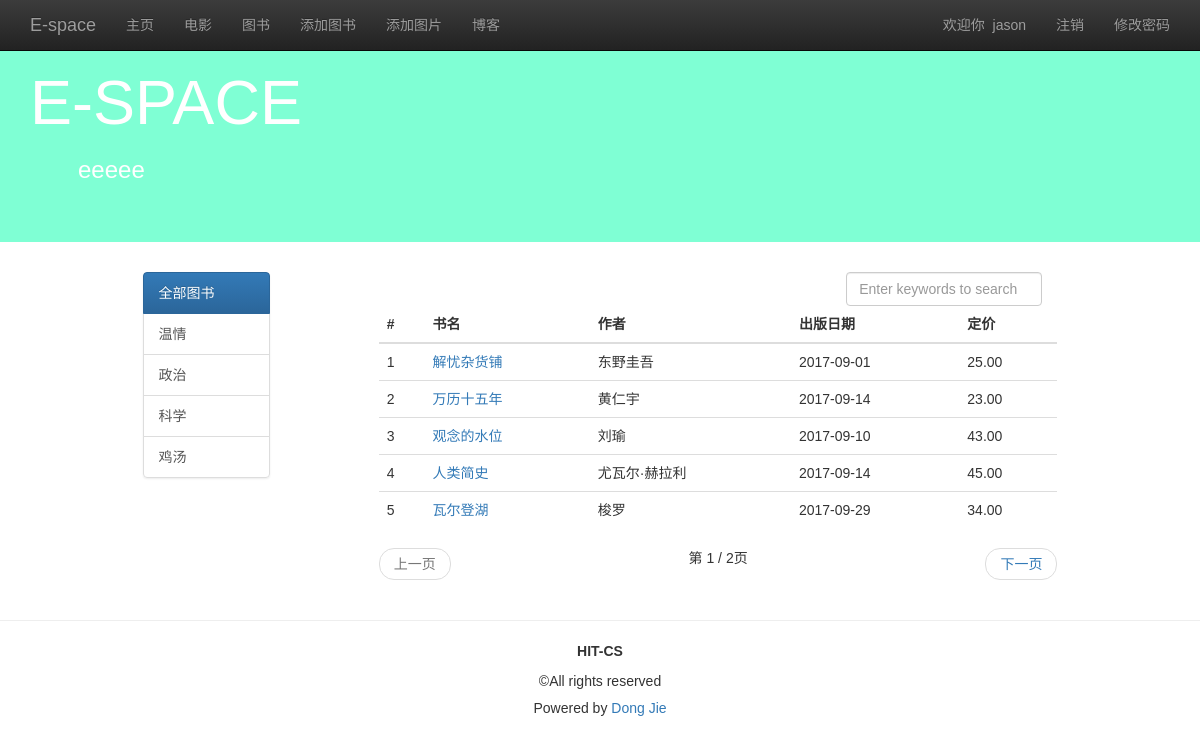
/books/ (signed in), run on the app's committed database.
### blog/models.py (models this page shows, shortened)
class MyUser(models.Model):
    user = models.OneToOneField(User)
    nickname = models.CharField(max_length=16)
    permission = models.IntegerField(default=1)

class Book(models.Model):
    name = models.CharField(max_length=128)
    price = models.FloatField()
    author = models.CharField(max_length=128)
    publish_date = models.DateField()
    category = models.CharField(max_length=128)
    class META:
        ordering = ['name']

### blog/views.py (the view)
# urls.py: url(r'^books/$', view_book_list, name='view_book_list'),
def view_book_list(request):
    user = request.user if request.user.is_authenticated() else None
    category_list = Book.objects.values_list('category', flat=True).distinct()
    query_category = request.GET.get('category', 'all')
    if (not query_category) or Book.objects.filter(category=query_category).count() is 0:
        query_category = 'all'
        book_list = Book.objects.all()
    else:
        book_list = Book.objects.filter(category=query_category)
    if request.method == 'POST':
        keyword = request.POST.get('keyword', '')
        book_list = Book.objects.filter(name__contains=keyword)
        query_category = 'all'
    paginator = Paginator(book_list, 5)
    page = request.GET.get('page')
    try:
        book_list = paginator.page(page)
    except PageNotAnInteger:
        book_list = paginator.page(1)
    except EmptyPage:
        book_list = paginator.page(paginator.num_pages)
    content = {
        'user': user,
        'active_menu': 'view_book',
        'category_list': category_list,
        'query_category': query_category,
        'book_list': book_list,
    }
    return render(request, 'view_book_list.html', content)

### template/view_book_list.html (shortened to what this page needs)
{% extends "blog_list.html" %}
{% load staticfiles %}
{% block content %}
    <div class="container">
        <div class="row">
            <div class="col-md-10 col-md-offset-1">
                <div class="col-md-2">
                    <div class="list-group">
                        <a href="{% url 'view_book_list' %}" class="list-group-item" id="id_category_all">
                            全部图书
                        </a>
                        {% for category in category_list %}
                            <a href="{% url 'view_book_list' %}?category={{ category }}" class="list-group-item"
                               id="id_category_{{ category }}">
                                {{ category }}
                            </a>
                        {% endfor %}
                    </div>
                </div>
                <div class="col-md-9 col-md-offset-1">
                    <div class="col-md-4 col-md-offset-8">
                        <form role="form" method="post" name="search_form">
                            <input type="search" class="form-control" name="keyword"
                                   placeholder="Enter keywords to search" id="id_search_input" onkeyup="key_up()"
                                   autofocus>
                        </form>
                    </div>
                    <table class="table table-hover">
                        <thead>
                        <tr>
                            <th>#</th>
                            <th>书名</th>
                            <th>作者</th>
                            <th>出版日期</th>
                            <th>定价</th>
                        </tr>
                        </thead>
                        <tbody>
                        {% for book in book_list %}
                            <tr>
                                <td>{{ forloop.counter }}</td>
                                <td><a href="{% url 'detail' %}?id={{ book.id }}">{{ book.name }}</a></td>
                                <td>{{ book.author }}</td>
                                <td>{{ book.publish_date|date:"Y-m-d" }}</td>
                                <td>{{ book.price|floatformat:2 }}</td>
                            </tr>
                        {% empty %}
                            <tr>
                                <td>暂无图书</td>
                            </tr>
                        {% endfor %}
                        </tbody>
                    </table>
                    <nav>
                        <ul class="pager">
                            {% if book_list.has_previous %}
                                <li class="previous"><a
                                        href="?typ={{ query_category }}&page={{ book_list.previous_page_number }}">上一页</a>
                                </li>
                            {% else %}
                                <li class="previous disabled"><a href="#">上一页</a></li>
                            {% endif %}
                            第 {{ book_list.number }} / {{ book_list.paginator.num_pages }}页
                            {% if book_list.has_next %}
                                <li class="next"><a
                                        href="?typ={{ query_category }}&page={{ book_list.next_page_number }}">下一页</a>
                                </li>
                            {% else %}
                                <li class="next disabled"><a href="#">下一页</a></li>
                            {% endif %}
                        </ul>
                    </nav>
                </div>
            </div>
        </div>
    </div>
{% endblock %}

### template/blog_list.html (shortened to what this page needs)
<!DOCTYPE html>
{% load staticfiles %}
<html lang="zh">
<head>
    <link rel="stylesheet" href="//maxcdn.bootstrapcdn.com/bootstrap/3.2.0/css/bootstrap.min.css">
    <link rel="stylesheet" href="//maxcdn.bootstrapcdn.com/bootstrap/3.2.0/css/bootstrap-theme.min.css">
    <link rel="stylesheet" href="{% static 'css/blog.css' %}">
</head>
<body>
<nav class="navbar navbar-inverse navbar-fixed-top" role="navigation">
    <div class="container">
        <div class="navbar-header">
            <a href="{% url 'homepage' %}" class="navbar-brand">E-space</a>
        </div>
        <div class="collapse navbar-collapse" id="navbar-collapse-basepage">
            <ul class="nav navbar-nav">
                <li id="homepage"><a href="{% url 'homepage' %}">主页</a></li>
                <li id="add_book"><a href="{% url 'movie' %}">电影</a></li>
                <li id="add_img"><a href="{% url 'view_book_list' %}">图书</a></li>
                {% if user.myuser.permission > 1 %}
                    <li id="add_book"><a href="{% url 'add_book' %}">添加图书</a></li>
                    <li id="add_img"><a href="{% url 'add_img' %}">添加图片</a></li>
                {% endif %}
                <li id="view_blog_list"><a href="{% url 'view_blog_list' %}">博客</a></li>
            </ul>
            <ul class="nav navbar-nav navbar-right">
                {% if user %}
                    <li><p class="navbar-text">欢迎你&nbsp;&nbsp;<span id="base_name">{{ user.myuser.nickname }}</span></p>
                    </li>
                    <li><a href="{% url 'logout' %}">注销</a></li>
                    <li><a href="{% url 'set_password' %}">修改密码</a></li>
                {% else %}
                    <li><a href="{% url 'signup' %}">注册</a></li>
                    <li><a href="{% url 'login' %}">登录</a></li>
                {% endif %}
            </ul>
        </div>
    </div>
</nav>
<header class="jumbotron subhead" id="header-base">
    <div class="container">
        <h1>E-SPACE</h1>
        <h3>&emsp;&emsp;eeeee</h3>
    </div>
</header>
{% block content %}{% endblock %}
<footer class="footer" role="contentinfo">
    <hr>
    <div class="container">
        <p class="text-center"><strong>HIT-CS</strong></p>
        <p class="text-center">©All rights reserved</p>
        <h5 class="text-center"> Powered by&nbsp;<a href="http://jasondj.com/">Dong Jie</a></h5>
    </div>
</footer>
</body>
</html>

### static/css/blog.css (style rules this page uses)
body { font-family: Verdana, sans-serif; }
#header-base { background-color: #7fffd4; color: #fff; }

### data on the page
Book: name "解忧杂货铺", author "东野圭吾", publish_date "2017-09-01", price "25.00"
Book: name "万历十五年", author "黄仁宇", publish_date "2017-09-14", price "23.00"
Book: name "观念的水位", author "刘瑜", publish_date "2017-09-10", price "43.00"
Book: name "人类简史", author "尤瓦尔·赫拉利", publish_date "2017-09-14", price "45.00"
Book: name "瓦尔登湖", author "梭罗", publish_date "2017-09-29", price "34.00"

### other printed values
{{ user.myuser.nickname }} "jason"
{{ category }} "温情" "政治" "科学" "鸡汤"
{{ book_list.number }} "1"
{{ book_list.paginator.num_pages }} "2"
